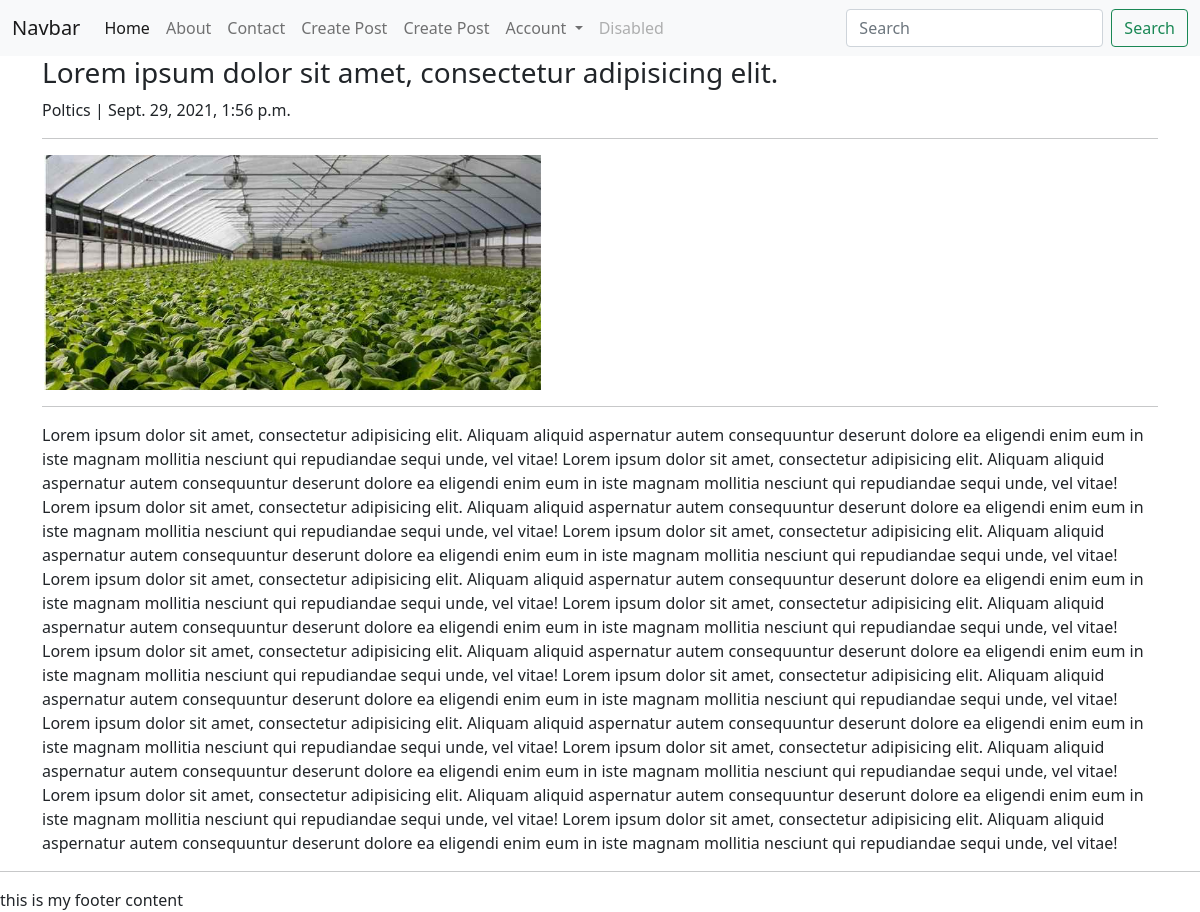
The page /details/7 on the database its author committed.
### blog/models.py (models this page shows, shortened)
class Post(models.Model):
    title = models.CharField(max_length=100)
    image = models.ImageField(upload_to='blog/')
    content = models.TextField(blank=True,null=True)
    category = models.ForeignKey(Category,on_delete=models.CASCADE)
    posted_date = models.DateTimeField(auto_now=True)
    status = models.CharField(max_length=6,choices=status,default=status[0][0])
    class Meta:
        db_table = 'post'

class Category(models.Model):
    title = models.CharField(max_length=200,unique=True)
    def __str__(self):
        return self.title

### myblog/views.py (the view)
# urls.py: path('details/<int:id>',detailsPage,name='details'),
def detailsPage(request,id):
    p = get_object_or_404(Post,id=id)#Post.objects.get(pk=id) #select * from post where id=
    context = {
        'post':p
    }
    return render(request,'details.html',context)

### templates/details.html (shortened to what this page needs)
{% extends 'base.html' %}
{% block 'content' %}
<div class="container">
    <h3>{{post.title}}</h3>
    <span>{{post.category}} | {{post.posted_date}} </span>
    <hr/>
    <img src="{{MEDIA_URL}}{{post.image.url}}" alt="" style="width:500px;">
    <hr>
    {{post.content}}
</div>
{% endblock %}

### rows shown on the page
Post: title "Lorem ipsum dolor sit amet, consectetur adipisicing elit.", category "Poltics", posted_date "Sept. 29, 2021, 1:56 p.m.", image (picture), content "Lorem ipsum dolor sit amet, consectetur adipisicing elit. Aliquam aliquid aspernatur autem consequuntur deserunt dolore ea eligendi enim eum in iste magnam mollitia nesciunt qui repudiandae sequi unde, vel vitae! Lorem ipsum dolor sit amet, consectetur adipisicing elit. Aliquam aliquid aspernatur autem consequuntur deserunt dolore ea eligendi enim eum in iste magnam mollitia nesciunt qui repudiandae sequi unde, vel vitae! Lorem ipsum dolor sit amet, consectetur adipisicing elit. Aliquam aliquid aspernatur autem consequuntur deserunt dolore ea eligendi enim eum in iste magnam mollitia nesciunt qui repudiandae sequi unde, vel vitae! Lorem ipsum dolor sit amet, consectetur adipisicing elit.…"
